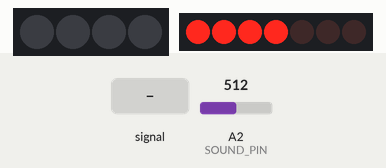
This sketch was run on a simulated Arduino Uno, built with avr-gcc and run on an emulated ATmega328P. On the bench: 4 RGB LEDs in strip order, left to right, 7×1 LED matrix. The test bench sets the inputs (shaded band); at power-on: A2 (SOUND_PIN) = 512.

Above: at 1.2 s.
1.3 s: A2 (SOUND_PIN) fed a 200 Hz sine of ±460 counts around its level
At 1.78 s:
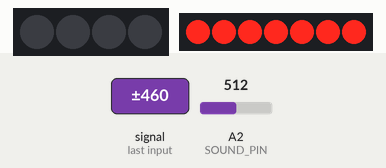
At 2.78 s:
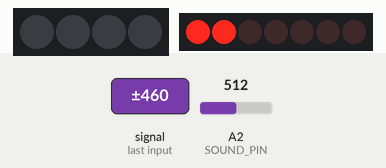
4.1 s: A2 (SOUND_PIN) set to 716
5.6 s: A2 (SOUND_PIN) set to 900
7.1 s: A2 (SOUND_PIN) set to 511
At 8.2 s:
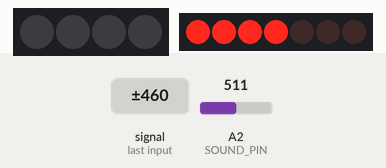
Timing chart, 0 to 9.6 s (numbered marks = the images above; inputs shaded):
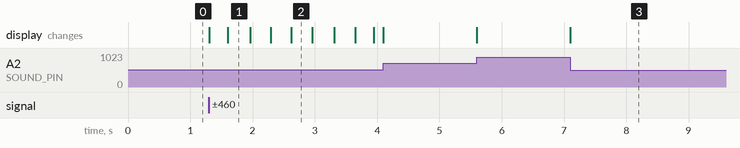

Measured:
- after the input at 1.3 s, the display: first changes at once (image 1 shows a later state)
- after the input at 7.1 s, the display: changes at once (image 3)

The sketch:

L5_SoundControlDisp.ino
```cpp
/*-------------------------------------------------------------------------
// Function: The battery display will show the level of the sound loundness.
// Hardware: OPEN-SMART ONE R3(ATmega328P board), Rich Shield Two
// Software: Arduino-1.8.7 IDE
// Product link: https://www.aliexpress.com/item/1005004421900420.html
// Doc link: https://drive.google.com/drive/folders/1V8sBBzX3-gRwBTCwtvl8yc5dPd1mSby7?usp=sharing
-------------------------------------------------------------------------*/

#include "TM1651.h"
#include <Adafruit_NeoPixel.h>

#define PIN A3
#define NUM 4
Adafruit_NeoPixel rgb = Adafruit_NeoPixel(NUM, PIN, NEO_GRB + NEO_KHZ800);

#define CLK 10//pins definitions for TM1651 and can be changed to other ports
#define DIO 11
TM1651 batteryDisplay(CLK,DIO);


#define SOUND_PIN A2
#define MAX_SENSORVALUE 1000
#define MIN_SENSORVALUE 8

void setup() {
    //-------------
  rgb.begin();
  rgb.clear();
  rgb.show();
  //-------------
    batteryDisplay.init();
    batteryDisplay.set(BRIGHTEST);//BRIGHT_TYPICAL = 2,BRIGHT_DARKEST = 0,BRIGHTEST = 7;
}
void loop() {
	sound();
}

//-----------------------
void sound()
{
	int sensorValue = analogRead(SOUND_PIN);
	int level = map(sensorValue, 0, MAX_SENSORVALUE, 0, MIN_SENSORVALUE); //convert the sensor value to the light level
	batteryDisplay.displayLevel(level);
}
```
